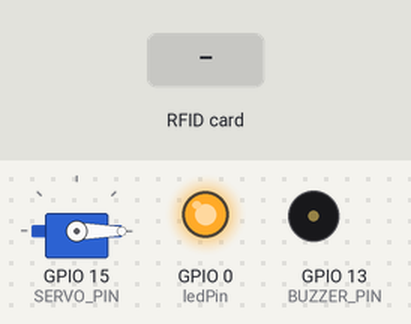
Bench run of a sketch on a simulated ESP32. Parts: servo, output pins drawn as LEDs (lit = HIGH), buzzer (waves = sounding). The inputs (shaded band) are chosen by the test bench. WiFi joins after 1.5 s; servers stay silent unless stated; what the sketch prints to the serial monitor is not drawn.

Above: at 2.7 s.
2.8 s: RFID card 63 AF 1F FB held to the reader
At 3.5 s:
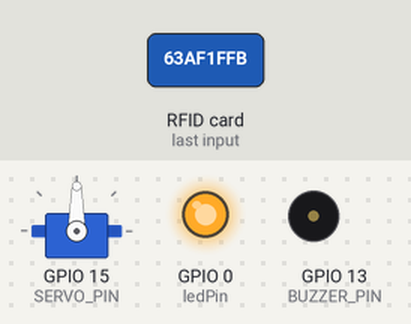
5.4 s: RFID card 5E 7A 19 C4 held to the reader
At 5.81 s:
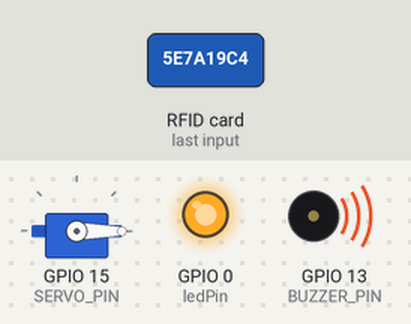
Timing chart, 0 to 8.4 s (numbered marks = the images above; inputs shaded):
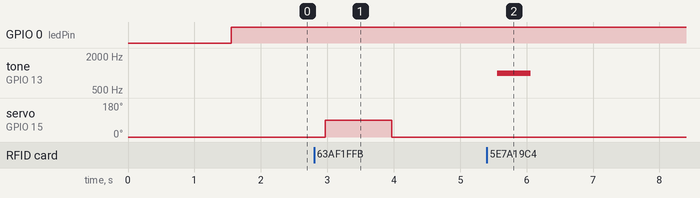

Measured:
- after the input at 2.8 s, servo on GPIO 15 (SERVO_PIN): 0° → 90° after 0.17 s, → 0° 1.0 s later
- after the input at 5.4 s, tone on GPIO 13 (BUZZER_PIN): silent → 1000 Hz after 0.16 s, → silent 0.50 s later

The sketch:

RFID_esp32.ino
```cpp
#include <SPI.h>
#include <MFRC522.h>
#include <ESP32Servo.h>
#include <WiFi.h>
#include <FirebaseESP32.h>

// Wi-Fi credentials
const char* ssid = "Sudin";           // Replace with your SSID
const char* password = "whysudinwhy"; // Replace with your Wi-Fi password

// Firebase credentials
#define FIREBASE_HOST "rfid-access-system-default-rtdb.firebaseio.com"
#define FIREBASE_AUTH "AIzaSyDwgMwv83P_KT9Q6SijKgh9CSMOuGTiNtc"  // Replace with your Firebase Database Secret

FirebaseData firebaseData;
FirebaseAuth auth;
FirebaseConfig config;

// Pin definitions
#define SS_PIN 5
#define RST_PIN 22
#define SERVO_PIN 15
#define BUZZER_PIN 13
const int ledPin = 0; // Pin where the LED is connected (GPIO 0)

MFRC522 rfid(SS_PIN, RST_PIN); // Instance of the class
MFRC522::MIFARE_Key key;
Servo myServo;

byte nuidPICC[4] = {0x63, 0xAF, 0x1F, 0xFB}; // Predefined RFID tag NUID

void setup() {
  // Initialize the LED pin as an output
  pinMode(ledPin, OUTPUT);
  // Initially turn off the LED
  digitalWrite(ledPin, LOW);

  // Begin serial communication at a baud rate of 115200
  Serial.begin(115200);

  // Start the Wi-Fi connection
  Serial.print("Connecting to ");
  Serial.println(ssid);
  WiFi.begin(ssid, password);
  while (WiFi.status() != WL_CONNECTED) {
    delay(500);
    Serial.print(".");
  }
  Serial.println("WiFi connected");

  // Initialize Firebase
  config.database_url = FIREBASE_HOST;
  config.api_key = FIREBASE_AUTH;
  Firebase.begin(&config, &auth);  // Pass pointers to Firebase.begin()
  Firebase.reconnectWiFi(true);

  // Initialize RFID and servo
  SPI.begin(); // Init SPI bus
  rfid.PCD_Init(); // Init MFRC522
  myServo.attach(SERVO_PIN); // Attach the servo to the specified pin
  pinMode(BUZZER_PIN, OUTPUT); // Set buzzer pin as output

  // Set default servo position
  myServo.write(0); // Start with servo at 0 degrees

  // Set the key to 0xFF
  for (byte i = 0; i < 6; i++) {
    key.keyByte[i] = 0xFF;
  }

  Serial.println(F("Scan an RFID tag to test."));
}

void loop() {
  // Check Wi-Fi connection status and control the LED
  if (WiFi.status() == WL_CONNECTED) {
    digitalWrite(ledPin, HIGH); // Keep the LED on if connected
  } else {
    digitalWrite(ledPin, LOW);  // Turn the LED off if disconnected
  }

  // Check if a new card is present and its NUID is read
  if (rfid.PICC_IsNewCardPresent() && rfid.PICC_ReadCardSerial()) {
    Serial.println("Card detected.");

    bool authorized = isAuthorizedCard();

    // Save data to Firebase
    saveToFirebase(authorized);

    if (authorized) {
      Serial.println("Authorized card detected.");
      rotateServo();
    } else {
      Serial.println("Unauthorized card detected.");
      beepBuzzer();
    }

    // Halt PICC and stop encryption on PCD
    rfid.PICC_HaltA();
    rfid.PCD_StopCrypto1();
  }
}

// Function to check if the detected RFID card is authorized
bool isAuthorizedCard() {
  return (rfid.uid.uidByte[0] == nuidPICC[0] &&
          rfid.uid.uidByte[1] == nuidPICC[1] &&
          rfid.uid.uidByte[2] == nuidPICC[2] &&
          rfid.uid.uidByte[3] == nuidPICC[3]);
}

// Function to rotate the servo
void rotateServo() {
  Serial.println(F("Rotating servo to 90 degrees."));
  myServo.write(90); // Rotate the servo to 90 degrees
  delay(1000); // Keep the servo in position for 1 second
  Serial.println(F("Returning servo to 0 degrees."));
  myServo.write(0); // Return the servo to 0 degrees
}

// Function to beep the buzzer
void beepBuzzer() {
  Serial.println(F("Beeping buzzer."));
  tone(BUZZER_PIN, 1000); // Beep the buzzer at 1000Hz
  delay(500); // Buzzer on for 500ms
  noTone(BUZZER_PIN); // Stop the buzzer
}

// Function to save RFID data to Firebase
void saveToFirebase(bool authorized) {
  String uidStr = String(rfid.uid.uidByte[0], HEX) +
                  String(rfid.uid.uidByte[1], HEX) +
                  String(rfid.uid.uidByte[2], HEX) +
                  String(rfid.uid.uidByte[3], HEX);

  // Generate a timestamp (you can get this from an RTC module or NTP server)
  String timestamp = String(millis());

  // Path to store the log data in the database
  String path = "/RFID_logs/" + timestamp;

  // JSON structure for the log entry
  String jsonData = "{\"UID\":\"" + uidStr +
                    "\",\"Authorized\":\"" + (authorized ? "true" : "false") +
                    "\",\"Timestamp\":\"" + timestamp + "\"}";

  // Save the JSON data to Firebase
  if (Firebase.setString(firebaseData, path.c_str(), jsonData)) {
    Serial.println("Log data saved to Firebase");
  } else {
    Serial.println("Failed to save log data to Firebase");
    Serial.println(firebaseData.errorReason());
  }
}
```
